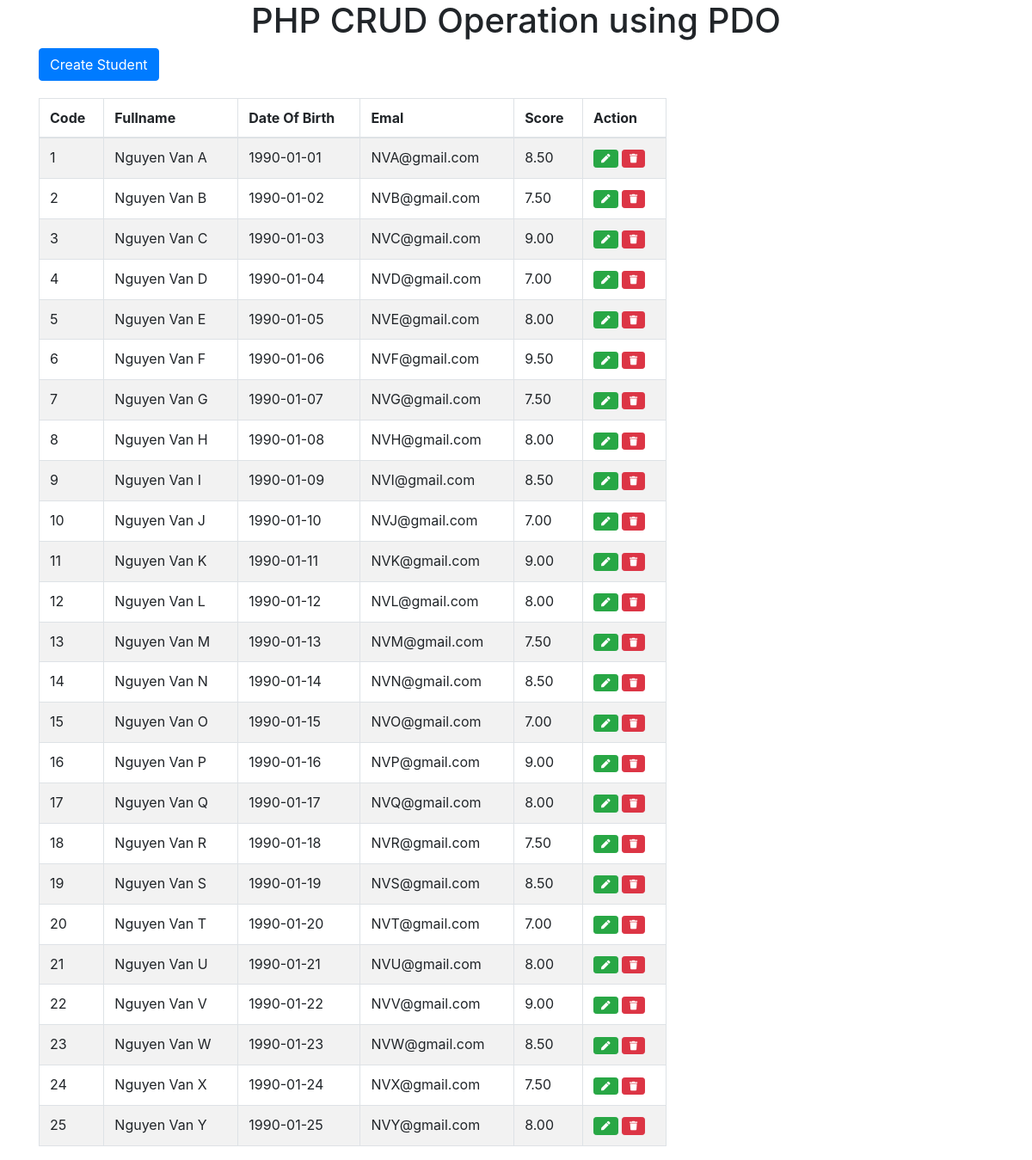
The page / on the database its author committed.
### tables this page shows
CREATE TABLE students (
    code INT AUTO_INCREMENT,
    fullname VARCHAR(100) NOT NULL,
    dob DATE NOT NULL,
    email VARCHAR(100) NOT NULL,
    score DECIMAL(4,2) NOT NULL,
    PRIMARY KEY (code)
);

### index.php (the view, shortened to what this page needs)
<!DOCTYPE>
<html>
<head>
    <link rel="stylesheet" href="https://use.fontawesome.com/releases/v5.7.1/css/all.css">
    <link rel="stylesheet" href="https://cdn.jsdelivr.net/npm/bootstrap@4.0.0/dist/css/bootstrap.min.css">
</head>
<body>
    <div class="container">
        <h1 class="page-header text-center">PHP CRUD Operation using PDO</h1>
        <div class="row">
            <div class="col-sm-8 col-sm-offset-2">
                <button href="create_modal.php" class="btn btn-primary" data-toggle="modal" data-target="#createModal">Create Student</button>
                <div class="table-responsive">
                    <table class="table table-bordered table-striped table-hover" style="margin-top:20px;">
                        <thead>
                            <th>Code</th>
                            <th>Fullname</th>
                            <th>Date Of Birth</th>
                            <th>Emal</th>
                            <th>Score</th>
                            <th>Action</th>
                        </thead>
                        <tbody>
                            <?php
                            $database = new Connection();
                            $db = $database->open();
                            try {
                                $sql = 'SELECT * FROM students';
                                foreach ($db->query($sql) as $row) {
                            ?>
                                    <tr>
                                        <td><?php echo $row['code']; ?></td>
                                        <td><?php echo $row['fullname']; ?></td>
                                        <td><?php echo $row['dob']; ?></td>
                                        <td><?php echo $row['email']; ?></td>
                                        <td><?php echo $row['score']; ?></td>
                                        <td>
                                            <a href="#edit_<?php echo $row['code']; ?>" class="btn btn-success btn-sm" data-toggle="modal"> <i class="fas fa-pen fa-xs"></i></a>
                                            <a href="#delete_<?php echo $row['code']; ?>" class="btn btn-danger btn-sm" data-toggle="modal"> <i class="fas fa-trash fa-xs"></i></a>
                                        </td>
                                    </tr>
                            <?php
                                }
                            } catch (PDOException $e) {
                                echo "There is some problem in connection: " . $e->getMessage();
                            }
                            ?>
                        </tbody>
                    </table>
                </div>
            </div>
        </div>
    </div>
</body>
</html>

### rows shown on the page
students: code "1", fullname "Nguyen Van A", dob "1990-01-01", email "NVA@gmail.com", score "8.50"
students: code "2", fullname "Nguyen Van B", dob "1990-01-02", email "NVB@gmail.com", score "7.50"
students: code "3", fullname "Nguyen Van C", dob "1990-01-03", email "NVC@gmail.com", score "9.00"
students: code "4", fullname "Nguyen Van D", dob "1990-01-04", email "NVD@gmail.com", score "7.00"
students: code "5", fullname "Nguyen Van E", dob "1990-01-05", email "NVE@gmail.com", score "8.00"
students: code "6", fullname "Nguyen Van F", dob "1990-01-06", email "NVF@gmail.com", score "9.50"
students: code "7", fullname "Nguyen Van G", dob "1990-01-07", email "NVG@gmail.com", score "7.50"
students: code "8", fullname "Nguyen Van H", dob "1990-01-08", email "NVH@gmail.com", score "8.00"
students: code "9", fullname "Nguyen Van I", dob "1990-01-09", email "NVI@gmail.com", score "8.50"
students: code "10", fullname "Nguyen Van J", dob "1990-01-10", email "NVJ@gmail.com", score "7.00"
students: code "11", fullname "Nguyen Van K", dob "1990-01-11", email "NVK@gmail.com", score "9.00"
students: code "12", fullname "Nguyen Van L", dob "1990-01-12", email "NVL@gmail.com", score "8.00"
students: code "13", fullname "Nguyen Van M", dob "1990-01-13", email "NVM@gmail.com", score "7.50"
students: code "14", fullname "Nguyen Van N", dob "1990-01-14", email "NVN@gmail.com", score "8.50"
students: code "15", fullname "Nguyen Van O", dob "1990-01-15", email "NVO@gmail.com", score "7.00"
students: code "16", fullname "Nguyen Van P", dob "1990-01-16", email "NVP@gmail.com", score "9.00"
students: code "17", fullname "Nguyen Van Q", dob "1990-01-17", email "NVQ@gmail.com", score "8.00"
students: code "18", fullname "Nguyen Van R", dob "1990-01-18", email "NVR@gmail.com", score "7.50"
students: code "19", fullname "Nguyen Van S", dob "1990-01-19", email "NVS@gmail.com", score "8.50"
students: code "20", fullname "Nguyen Van T", dob "1990-01-20", email "NVT@gmail.com", score "7.00"
students: code "21", fullname "Nguyen Van U", dob "1990-01-21", email "NVU@gmail.com", score "8.00"
students: code "22", fullname "Nguyen Van V", dob "1990-01-22", email "NVV@gmail.com", score "9.00"
students: code "23", fullname "Nguyen Van W", dob "1990-01-23", email "NVW@gmail.com", score "8.50"
students: code "24", fullname "Nguyen Van X", dob "1990-01-24", email "NVX@gmail.com", score "7.50"
students: code "25", fullname "Nguyen Van Y", dob "1990-01-25", email "NVY@gmail.com", score "8.00"
